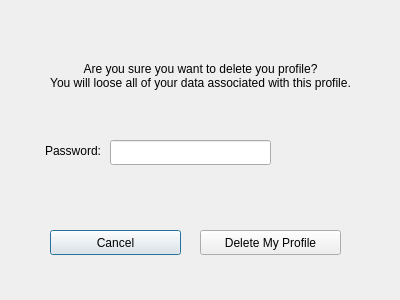
<?xml version="1.0" encoding="UTF-8"?>
<ui version="4.0">
 <class>ConfirmDeletePopup</class>
 <widget class="QDialog" name="ConfirmDeletePopup">
  <property name="geometry">
   <rect>
    <x>0</x>
    <y>0</y>
    <width>400</width>
    <height>300</height>
   </rect>
  </property>
  <property name="windowTitle">
   <string>Dialog</string>
  </property>
  <widget class="QLabel" name="label">
   <property name="geometry">
    <rect>
     <x>10</x>
     <y>30</y>
     <width>381</width>
     <height>91</height>
    </rect>
   </property>
   <property name="text">
    <string>Are you sure you want to delete you profile?
You will loose all of your data associated with this profile.</string>
   </property>
   <property name="alignment">
    <set>Qt::AlignCenter</set>
   </property>
  </widget>
  <widget class="QLineEdit" name="txtPass">
   <property name="geometry">
    <rect>
     <x>110</x>
     <y>140</y>
     <width>161</width>
     <height>25</height>
    </rect>
   </property>
  </widget>
  <widget class="QLabel" name="label_2">
   <property name="geometry">
    <rect>
     <x>20</x>
     <y>140</y>
     <width>81</width>
     <height>21</height>
    </rect>
   </property>
   <property name="text">
    <string>Password:</string>
   </property>
   <property name="alignment">
    <set>Qt::AlignRight|Qt::AlignTrailing|Qt::AlignVCenter</set>
   </property>
  </widget>
  <widget class="QPushButton" name="btnCancel">
   <property name="geometry">
    <rect>
     <x>50</x>
     <y>230</y>
     <width>131</width>
     <height>25</height>
    </rect>
   </property>
   <property name="text">
    <string>Cancel</string>
   </property>
  </widget>
  <widget class="QPushButton" name="btnDelete">
   <property name="geometry">
    <rect>
     <x>200</x>
     <y>230</y>
     <width>141</width>
     <height>25</height>
    </rect>
   </property>
   <property name="text">
    <string>Delete My Profile</string>
   </property>
  </widget>
 </widget>
 <resources/>
 <connections/>
</ui>
